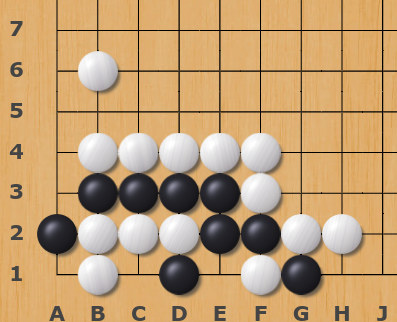
#> input picture blogs/imgs/eternal_life_demo_1.png, 397 x 322 px
$ python crop.py
#> lines starting #> are read from the running program, lines starting #| are printed output that depends on the picture
import os
from PIL import Image

# Opens a image in RGB mode
im = Image.open(r"eternal_life_demo_1.png")
#> im is the input picture: PIL image 397x322 RGB; mean R, G, B 195.7, 160.5, 115.7

# Size of the image in pixels (size of orginal image)
# (This is not mandatory)
width, height = im.size
#> width = 397; height = 322

# Setting the points for cropped image
left = 5
top = height / 4
#> top = 80.5
right = 164
bottom = 3 * height / 4
#> bottom = 241.5

# Cropped image of above dimension
# (It will not change orginal image)
im1 = im.crop((left, top, right, bottom))
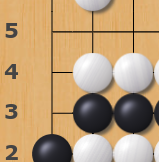
#> im1: PIL image 159x162 RGB; mean R, G, B 188.9, 158.5, 120.4

# Shows the image in image viewer
im1.show()

$ run again, with blogs/imgs/eternal_life_demo_2.png copied over blogs/imgs/eternal_life_demo_1.png
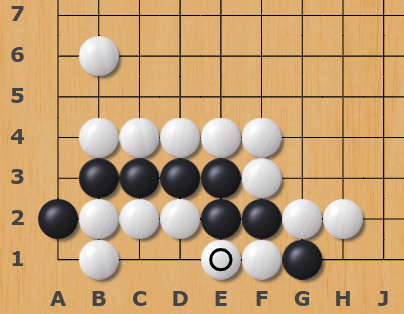
#> input picture blogs/imgs/eternal_life_demo_2.png, 404 x 314 px
#> im is the input picture: PIL image 404x314 RGB; mean R, G, B 197.1, 161.9, 117.1
#> `im1 = im.crop((left, top, right, bottom))`:
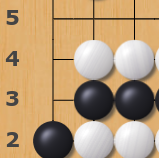
#> im1: PIL image 159x158 RGB; mean R, G, B 185.9, 156.7, 120.5
